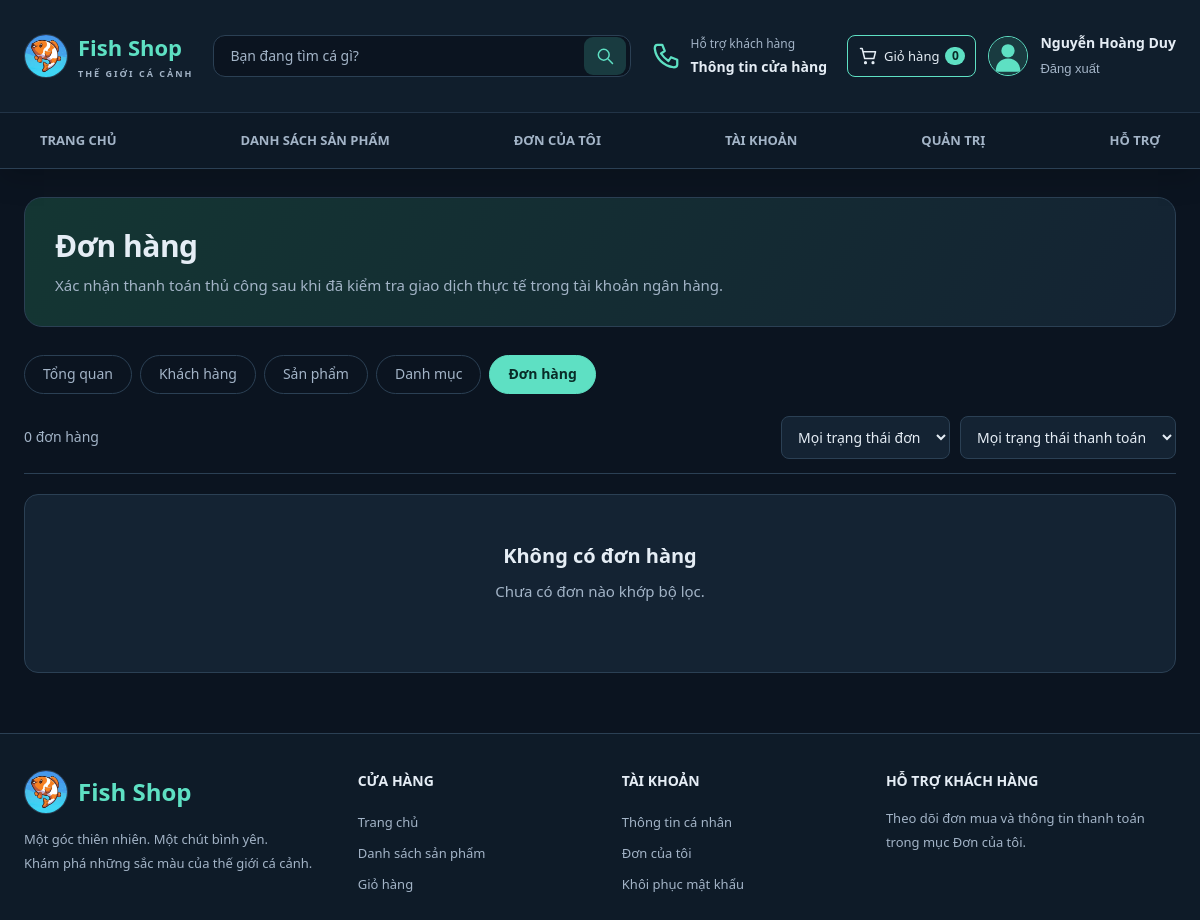
The app's page /admin/orders.php (signed in), older data.
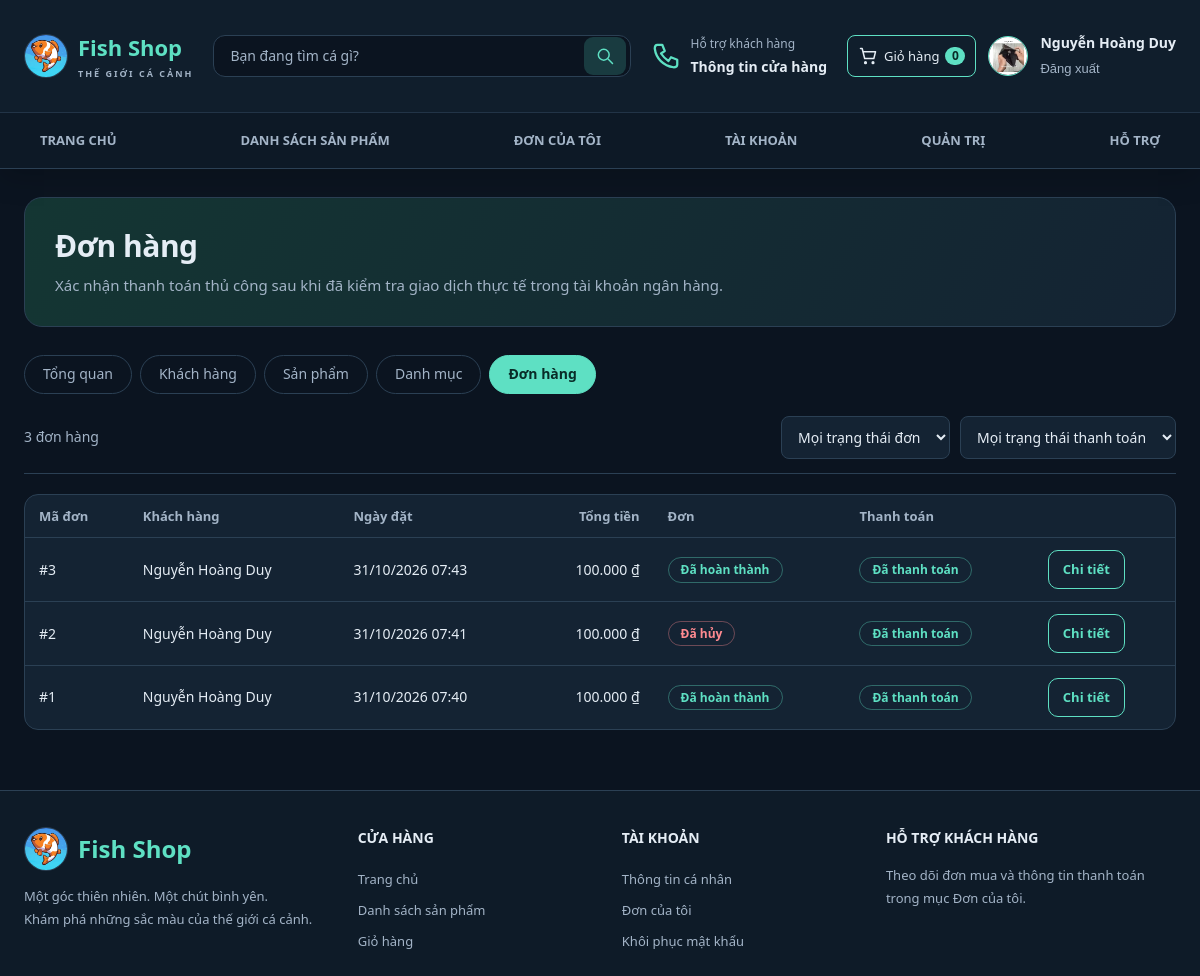
The same page, newer data.
### tables this page shows
CREATE TABLE `users` (
  `id` int(10) UNSIGNED NOT NULL,
  `username` varchar(50) NOT NULL,
  `password` varchar(255) NOT NULL COMMENT 'Chuỗi băm từ password_hash()',
  `fullname` varchar(100) NOT NULL,
  `email` varchar(254) DEFAULT NULL,
  `security_question` varchar(40) DEFAULT NULL,
  `security_answer_hash` varchar(255) DEFAULT NULL,
  `phone` varchar(20) NOT NULL,
  `address` varchar(255) NOT NULL DEFAULT '',
  `avatar` varchar(255) DEFAULT NULL,
  `role` enum('customer','admin') NOT NULL DEFAULT 'customer',
  `account_status` enum('active','locked') NOT NULL DEFAULT 'active',
  `locked_reason` varchar(64) DEFAULT NULL,
  `locked_note` text DEFAULT NULL,
  `locked_at` datetime DEFAULT NULL,
  `locked_by_admin_id` int(10) UNSIGNED DEFAULT NULL,
  `created_at` timestamp NOT NULL DEFAULT current_timestamp()
);

CREATE TABLE `orders` (
  `id` int(10) UNSIGNED NOT NULL,
  `user_id` int(10) UNSIGNED NOT NULL,
  `total` decimal(14,0) NOT NULL,
  `shipping_address` varchar(255) NOT NULL,
  `phone` varchar(20) NOT NULL,
  `created_at` timestamp NOT NULL DEFAULT current_timestamp(),
  `status` enum('pending','confirmed','shipping','completed','cancelled') NOT NULL DEFAULT 'pending',
  `payment_status` enum('unpaid','pending_verification','paid','rejected') NOT NULL DEFAULT 'unpaid'
);

### config/database.php (called while the page is built, shortened)
<?php
function db(): PDO
{
    static $pdo = null;
    if ($pdo === null) {
        try {
            $pdo = new PDO(
                'mysql:host=' . DB_HOST . ';dbname=' . DB_NAME . ';charset=utf8mb4',
                DB_USER,
                DB_PASS,
                [
                    PDO::ATTR_ERRMODE => PDO::ERRMODE_EXCEPTION,
                    PDO::ATTR_DEFAULT_FETCH_MODE => PDO::FETCH_ASSOC,
                    PDO::ATTR_EMULATE_PREPARES => false,
                ]
            );
        } catch (PDOException $e) {
            http_response_code(500);
            exit('Không kết nối được MySQL. Hãy bật MySQL trong XAMPP, nhập file database/WebBanCa.sql và kiểm tra config/database.php.');
        }
    }
    return $pdo;
}

### includes/auth.php (called while the page is built, shortened)
<?php
require_once __DIR__ . '/../config/database.php';
require_once __DIR__ . '/functions.php';
function current_user(): ?array {
    static $user = false;
    if ($user === false) {
        $user = null;
        if (!empty($_SESSION['user_id'])) {
            $st = db()->prepare(
                'SELECT id, username, fullname, phone, address, avatar, role, account_status FROM users WHERE id = ?'
            );
            $st->execute([(int)$_SESSION['user_id']]);
            $user = $st->fetch() ?: null;
        }
    }
    return $user;
}
function requireLogin(): array {
    $u = current_user();
    return $u;
}
function requireAdmin(): array {
    $u = requireLogin();
    return $u;
}

### includes/functions.php (called while the page is built, shortened)
<?php
function e($s): string { return htmlspecialchars((string)$s, ENT_QUOTES, 'UTF-8'); }
function money($v): string { return number_format((float)$v, 0, ',', '.') . ' ₫'; }
function url(string $path = ''): string { return BASE_URL . ltrim($path, '/'); }
function file_url(?string $rel, string $fallback = 'assets/images/no-image.svg'): string {
    $rel = (string)$rel;
    if ($rel !== '' && strpos($rel, '..') === false && is_file(__DIR__ . '/../' . $rel)) return url($rel);
    return url($fallback);
}

### admin/orders.php (the view, shortened to what the changed rows need)
<?php
require_once __DIR__ . '/../includes/auth.php';
requireAdmin();
$detailId = (int)($_GET['id'] ?? 0);
$order = null; $items = [];
if ($detailId > 0) {
    $st = db()->prepare('SELECT o.*, u.username, u.fullname FROM orders o JOIN users u ON u.id = o.user_id WHERE o.id = ?');
    $st->execute([$detailId]);
    $order = $st->fetch();
    if (!$order) { flash('error', 'Không tìm thấy đơn hàng.'); redirect('admin/orders.php'); }
    $st = db()->prepare('SELECT oi.quantity, oi.price, p.name, p.image FROM order_items oi JOIN products p ON p.id = oi.product_id WHERE oi.order_id = ? ORDER BY oi.id');
    $st->execute([$detailId]);
    $items = $st->fetchAll();
} else {
    $fs = $_GET['status'] ?? ''; $fp = $_GET['payment'] ?? '';
    $sql = 'SELECT o.*, u.fullname FROM orders o JOIN users u ON u.id = o.user_id WHERE 1=1';
    $args = [];
    $st = db()->prepare($sql . ' ORDER BY o.id DESC');
    $st->execute($args);
    $orders = $st->fetchAll();
}
include __DIR__ . '/../includes/header.php';
?>
<section class="page-intro"><h1><?= $order ? 'Đơn hàng #' . (int)$order['id'] : 'Đơn hàng' ?></h1><p>Xác nhận thanh toán thủ công sau khi đã kiểm tra giao dịch thực tế trong tài khoản ngân hàng.</p></section>
<?php include __DIR__ . '/../includes/admin_nav.php'; ?>
<?php if ($order): ?>
<div class="cart">
  <section class="card">
    <h2>Sản phẩm</h2>
    <?php foreach ($items as $it): ?>
      <div class="row">
        <div class="im"><img src="<?= e(file_url($it['image'])) ?>" alt=""></div>
        <div><b><?= e($it['name']) ?></b><div class="rt"><?= money($it['price']) ?> × <?= (int)$it['quantity'] ?></div></div>
        <div class="line-price"><?= money((float)$it['price'] * (int)$it['quantity']) ?></div>
      </div>
    <?php endforeach; ?>
  </section>
  <aside class="order-summary">
    <h2>Khách hàng</h2>
    <div class="sum"><span>Tài khoản</span><span><?= e($order['username']) ?></span></div>
    <div class="sum"><span>Họ tên</span><span><?= e($order['fullname']) ?></span></div>
    <div class="sum"><span>Điện thoại</span><span><?= e($order['phone']) ?></span></div>
    <div class="sum"><span>Giao đến</span><span style="text-align:right;white-space:normal"><?= e($order['shipping_address']) ?></span></div>
    <div class="sum"><span>Ngày đặt</span><span><?= e(date('d/m/Y H:i', strtotime($order['created_at']))) ?></span></div>
    <div class="sum t"><span>Tổng tiền</span><span><?= money($order['total']) ?></span></div>
    <form method="post" data-confirm="Lưu thay đổi trạng thái đơn hàng?">
      <?= csrf_field() ?><input type="hidden" name="order_id" value="<?= (int)$order['id'] ?>">
      <div class="field"><label for="status">Trạng thái đơn</label>
        <select id="status" name="status"><?php foreach (ORDER_STATUS as $k => $v): ?><option value="<?= $k ?>" <?= $order['status'] === $k ? 'selected' : '' ?>><?= e($v) ?></option><?php endforeach; ?></select></div>
      <div class="field"><label for="payment_status">Trạng thái thanh toán</label>
        <select id="payment_status" name="payment_status"><?php foreach (PAYMENT_STATUS as $k => $v): ?><option value="<?= $k ?>" <?= $order['payment_status'] === $k ? 'selected' : '' ?>><?= e($v) ?></option><?php endforeach; ?></select>
        <small>Chỉ chọn “Đã thanh toán” khi tiền đã về tài khoản.</small></div>
      <button class="btn block" type="submit">Lưu thay đổi</button>
    </form>
    <a class="btn ghost block" style="margin-top:10px" href="<?= url('admin/orders.php') ?>">Quay lại danh sách</a>
  </aside>
</div>
<?php else: ?>
<form class="tool" method="get">
  <span><?= count($orders) ?> đơn hàng</span>
  <div style="display:flex;gap:10px;flex-wrap:wrap">
    <select name="status" aria-label="Lọc trạng thái đơn" onchange="this.form.submit()"><option value="">Mọi trạng thái đơn</option>
      <?php foreach (ORDER_STATUS as $k => $v): ?><option value="<?= $k ?>" <?= ($fs === $k) ? 'selected' : '' ?>><?= e($v) ?></option><?php endforeach; ?></select>
    <select name="payment" aria-label="Lọc thanh toán" onchange="this.form.submit()"><option value="">Mọi trạng thái thanh toán</option>
      <?php foreach (PAYMENT_STATUS as $k => $v): ?><option value="<?= $k ?>" <?= ($fp === $k) ? 'selected' : '' ?>><?= e($v) ?></option><?php endforeach; ?></select>
  </div>
</form>
<?php if (!$orders): ?>
  <div class="empty"><h2>Không có đơn hàng</h2><p>Chưa có đơn nào khớp bộ lọc.</p></div>
<?php else: ?>
<div class="table-wrap"><table>
  <thead><tr><th>Mã đơn</th><th>Khách hàng</th><th>Ngày đặt</th><th class="num">Tổng tiền</th><th>Đơn</th><th>Thanh toán</th><th></th></tr></thead>
  <tbody>
  <?php foreach ($orders as $o): ?>
    <tr>
      <td>#<?= (int)$o['id'] ?></td><td><?= e($o['fullname']) ?></td>
      <td><?= e(date('d/m/Y H:i', strtotime($o['created_at']))) ?></td>
      <td class="num"><?= money($o['total']) ?></td>
      <td><span class="tag <?= e($o['status']) ?>"><?= e(ORDER_STATUS[$o['status']]) ?></span></td>
      <td><span class="tag <?= e($o['payment_status']) ?>"><?= e(PAYMENT_STATUS[$o['payment_status']]) ?></span></td>
      <td><a class="btn ghost sm" href="<?= url('admin/orders.php?id=' . (int)$o['id']) ?>">Chi tiết</a></td>
    </tr>
  <?php endforeach; ?>
  </tbody>
</table></div>
<?php endif; endif; ?>
<?php include __DIR__ . '/../includes/footer.php'; ?>

### includes/navbar.php (shortened to what the changed rows need)
<?php
$u = current_user();
?>
<header class="top">
  <div class="wrap bar">
    <div class="header-actions">
      <?php if ($u): ?>
        <a class="account-avatar" href="<?= url('profile.php') ?>" aria-label="Thông tin tài khoản">
          <img src="<?= e(file_url($u['avatar'] ?? null, 'assets/images/avatar-default.svg')) ?>" alt="Ảnh đại diện của <?= e($u['fullname']) ?>" width="40" height="40">
        </a>
      <?php endif; ?>
      <div class="account-links">
      <?php if ($u): ?>
        <a href="<?= url('profile.php') ?>"><?= e($u['fullname']) ?></a>
        <form action="<?= url('logout.php') ?>" method="post"><?= csrf_field() ?><button class="link-btn" type="submit">Đăng xuất</button></form>
      <?php else: ?>
        <a href="<?= url('login.php') ?>">Đăng nhập</a><a href="<?= url('register.php') ?>">Đăng ký tài khoản</a>
      <?php endif; ?>
      </div>
    </div>
  </div>
</header>

### includes/admin_nav.php
<?php $cur = basename($_SERVER['SCRIPT_NAME']); ?>
<nav class="shop-views admin-tabs" aria-label="Quản trị">
  <?php
  $tabs = ['index.php' => 'Tổng quan', 'customers.php' => 'Khách hàng', 'products.php' => 'Sản phẩm', 'categories.php' => 'Danh mục', 'orders.php' => 'Đơn hàng'];
  foreach ($tabs as $file => $label):
      $active = ($cur === $file)
          || ($file === 'products.php' && in_array($cur, ['add_product.php', 'edit_product.php'], true))
          || ($file === 'customers.php' && in_array($cur, ['customer_detail.php'], true));
  ?>
    <a class="pill <?= $active ? 'is-active' : '' ?>" href="<?= url('admin/' . $file) ?>"><?= e($label) ?></a>
  <?php endforeach; ?>
</nav>

Row changes from the older to the newer data that the page shows:
changed users "Nguyễn Hoàng Duy": avatar: picture added
added orders: id "3", user.fullname "Nguyễn Hoàng Duy", created_at "31/10/2026 07:43", total "100.000 ₫", status "Đã hoàn thành", payment_status "Đã thanh toán"
added orders: id "2", user.fullname "Nguyễn Hoàng Duy", created_at "31/10/2026 07:41", total "100.000 ₫", status "Đã hủy", payment_status "Đã thanh toán"
added orders: id "1", user.fullname "Nguyễn Hoàng Duy", created_at "31/10/2026 07:40", total "100.000 ₫", status "Đã hoàn thành", payment_status "Đã thanh toán"
Text that changed along with them:
count($orders): "0" → "3"
text no longer shown: "Không có đơn hàng Chưa có đơn nào khớp bộ lọc."
text now shown: "Mã đơn Khách hàng Ngày đặt Tổng tiền Đơn Thanh toán"
